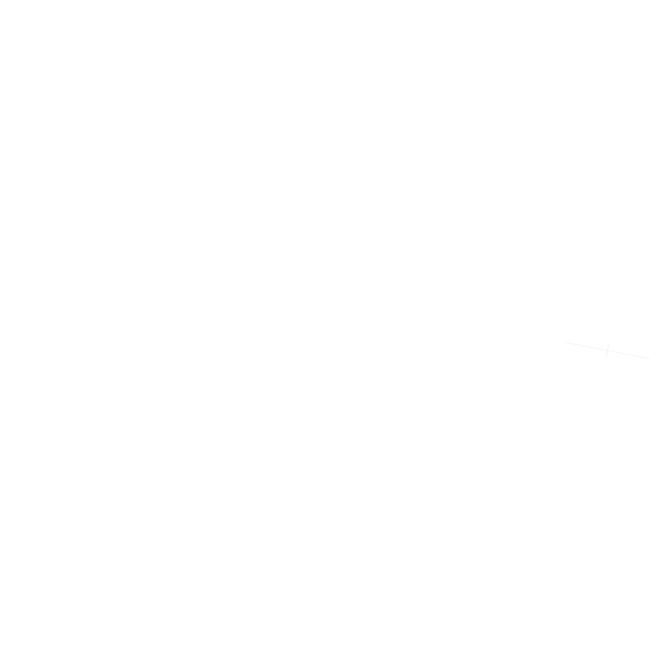
Frame 1 (no input)
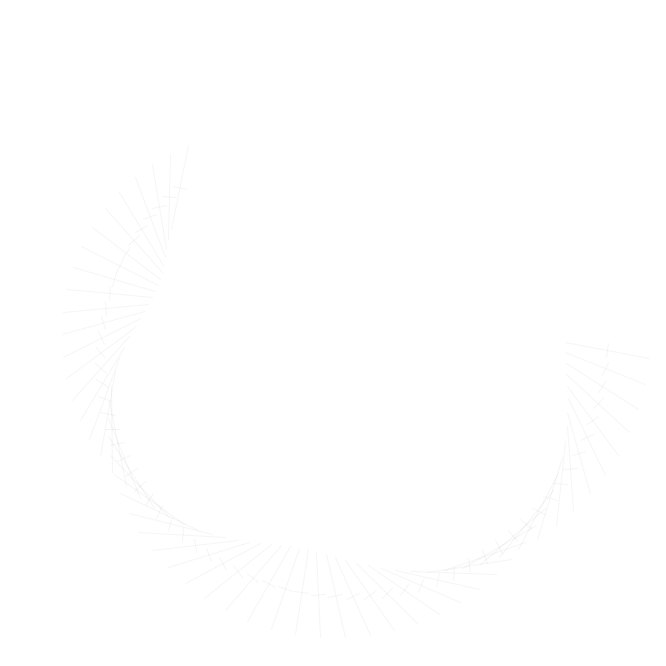
Frame 60 (the mouse pressed at the canvas centre just before this capture)
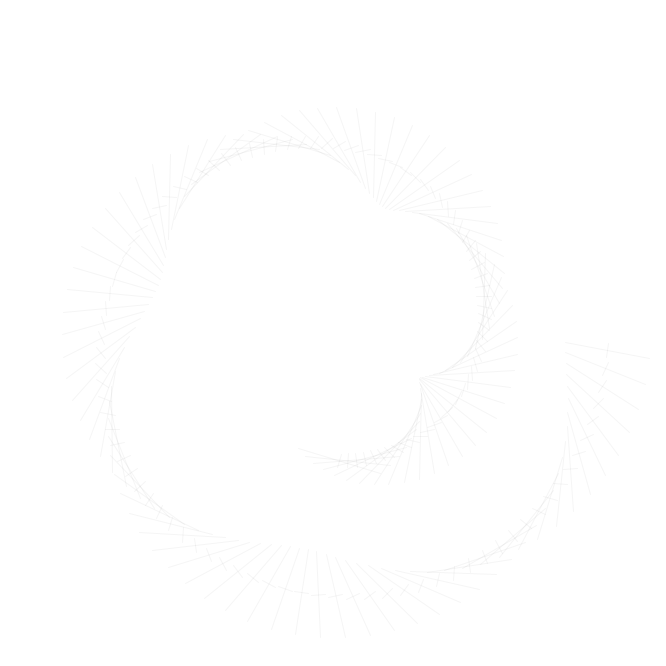
Frame 120 (the mouse held since frame 60 and released just before this capture)

The Processing sketch that drew these frames (run headless with seeded random() and noise(); from frame 60 on, the mouse is pressed at the canvas centre):

// Processing sketch: beyblade_20221111
// ── beyblade_20221111.pde
// speed we rotate around the center
float spinSpeed = random(.001, .1);

// speed we wobble on our axis
float wobbleSpeed = random(0.001, 0.005);
float wobbleIntensity = random(TAU * 10);

// speed we spiral in and out of the center
float spiralSpeed = random(.1);
float spiralMin = 200;

PVector center;
PVector origin;

float lineLength = random(100);
float lineOpacity = 10.0;
float wingLength = 100 - lineLength;

void setup(){
  size(666, 666);
  background(255);
  stroke(0, lineOpacity);
  
  center = new PVector(width/2, height/2);
  origin = new PVector(75, 0);
}

void draw(){
  // get our line to the right place...
  // first move the origin to the center and spin a bit
  translate(center.x, center.y);
  float spin = frameCount * spinSpeed;
  rotate(spin);
  
  // then offset to where we're going to draw the line
  translate(origin.x * cos(frameCount * spiralSpeed) + spiralMin, origin.y);
  // and add a secondary rotation
  float wobble = sin(frameCount * wobbleSpeed) * wobbleIntensity;
  rotate(wobble);
  
  //draw the lines
  line(-lineLength*.5, 0, lineLength*.5, 0);
  line(0, -wingLength * .5, 0, wingLength*.5);
}

void keyPressed(){
  save("output.png");
}
